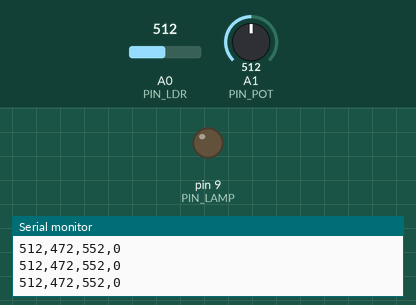
Recording of a program running on a simulated Arduino Uno, built with avr-gcc and run on an emulated ATmega328P. On the bench: output pins drawn as LEDs (lit = HIGH), the last lines printed to the serial monitor. The inputs (shaded band) are chosen by the test bench; at power-on: A1 (PIN_POT) = 512, A0 (PIN_LDR) = 512.

Above: at 1.2 s.
1.3 s: A1 (PIN_POT) set to 537
4.2 s: A1 (PIN_POT) set to 563
At 5.4 s:
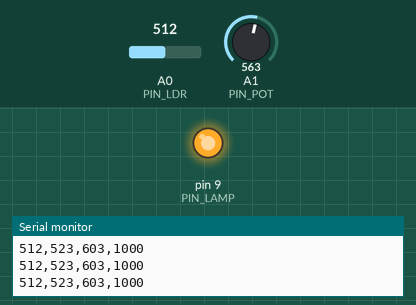
5.7 s: A1 (PIN_POT) set to 486
8.4 s: A1 (PIN_POT) set to 462
At 8.8 s:
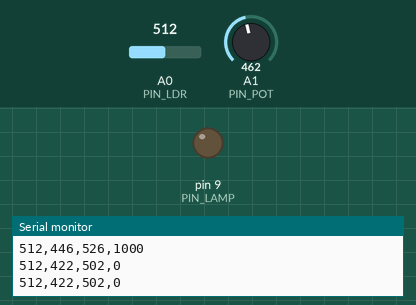
9.9 s: A1 (PIN_POT) set to 716
At 12.3 s:
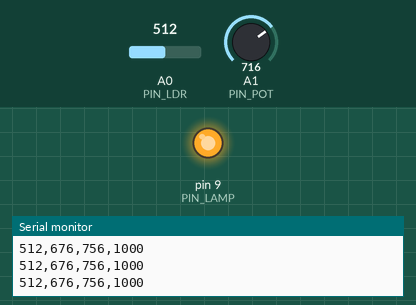
Timing chart, 0 to 13.8 s (numbered marks = the images above; inputs shaded):
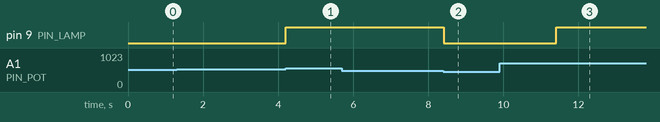

Measured:
- the behaviour switches between 552 and 553 on A1 (PIN_POT) (found by bisection; images 0 and 1)
- the behaviour switches between 472 and 471 on A1 (PIN_POT) (found by bisection; images 1 and 2)
- after the input at 4.2 s, pin 9 (PIN_LAMP): LOW → HIGH at once
- after the input at 8.4 s, pin 9 (PIN_LAMP): HIGH → LOW at once
- after the input at 9.9 s, pin 9 (PIN_LAMP): LOW → HIGH after 1.5 s

The program:

main.cpp
```cpp
#include <Arduino.h>

/*
 * Project 05 — Ambient-light automatic lamp
 * Board: Arduino Uno. Wiring table: ../README.md
 *
 * An LDR measures room brightness and switches a lamp at dusk and dawn.
 * A single threshold makes the lamp flicker when the light level sits right
 * on it, so this sketch uses three protections: smoothing, hysteresis, and
 * a minimum time between switches.
 */

#define PIN_LDR A0   // LDR to 5 V, 10 k to GND: brighter room = higher value
#define PIN_POT A1   // potentiometer sets the switching level
#define PIN_LAMP 9

#define SAMPLE_INTERVAL_MS 50
#define HYSTERESIS 40          // ADC counts either side of the set point
#define MIN_DWELL_MS 3000UL    // lamp must hold a state at least this long
#define REPORT_INTERVAL_MS 250

static float light = 0;
static bool lampOn = false;
static unsigned long lastSampleMs = 0;
static unsigned long lastSwitchMs = 0;
static unsigned long lastReportMs = 0;

void setup() {
  Serial.begin(9600);
  pinMode(PIN_LAMP, OUTPUT);
  digitalWrite(PIN_LAMP, LOW);
  light = analogRead(PIN_LDR);
  Serial.println("light,turn_on_below,turn_off_above,lamp");
}

void loop() {
  const unsigned long now = millis();
  if (now - lastSampleMs < SAMPLE_INTERVAL_MS) {
    return;
  }
  lastSampleMs = now;

  // Exponential moving average hides a hand shadow or a camera flash.
  light = 0.9f * light + 0.1f * analogRead(PIN_LDR);

  const int setPoint = analogRead(PIN_POT);
  const int turnOnBelow = setPoint - HYSTERESIS;
  const int turnOffAbove = setPoint + HYSTERESIS;

  const bool dwellPassed = now - lastSwitchMs >= MIN_DWELL_MS;
  if (dwellPassed) {
    if (!lampOn && light < turnOnBelow) {
      lampOn = true;
      lastSwitchMs = now;
    } else if (lampOn && light > turnOffAbove) {
      lampOn = false;
      lastSwitchMs = now;
    }
  }
  digitalWrite(PIN_LAMP, lampOn ? HIGH : LOW);

  if (now - lastReportMs >= REPORT_INTERVAL_MS) {
    lastReportMs = now;
    Serial.print(static_cast<int>(light));
    Serial.print(",");
    Serial.print(turnOnBelow);
    Serial.print(",");
    Serial.print(turnOffAbove);
    Serial.print(",");
    Serial.println(lampOn ? 1000 : 0);  // scaled so it is visible on the plotter
  }
}
```
